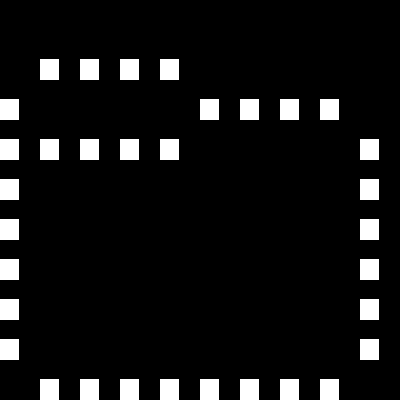

Rendered tile map (Tiled .tmx) drawn with the repository's tilesets; below, a short description and the map source with its tile grids summarised:
An orthogonal 10x10 tile map with 40x40 px tiles, 1 tile layer (Layer 1).

<map version="1.0" orientation="orthogonal" width="10" height="10" tilewidth="40" tileheight="40">
 <tileset firstgid="1" name="texture" tilewidth="40" tileheight="40" spacing="4" margin="4">
  <image source="texture.png" />
 </tileset>
 <layer name="Layer 1" width="10" height="10">
  <data>[100 cells, 33 non-empty, 1 distinct tile ids]</data>
 </layer>
</map>
